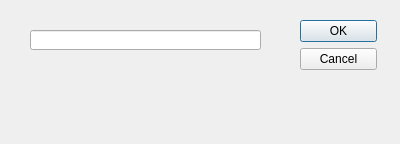
<?xml version="1.0" encoding="UTF-8"?>
<ui version="4.0">
 <class>DeleteFolderDialog</class>
 <widget class="QDialog" name="DeleteFolderDialog">
  <property name="geometry">
   <rect>
    <x>0</x>
    <y>0</y>
    <width>400</width>
    <height>144</height>
   </rect>
  </property>
  <property name="windowTitle">
   <string>Dialog</string>
  </property>
  <widget class="QWidget" name="layoutWidget">
   <property name="geometry">
    <rect>
     <x>300</x>
     <y>20</y>
     <width>77</width>
     <height>106</height>
    </rect>
   </property>
   <layout class="QVBoxLayout">
    <property name="spacing">
     <number>6</number>
    </property>
    <property name="leftMargin">
     <number>0</number>
    </property>
    <property name="topMargin">
     <number>0</number>
    </property>
    <property name="rightMargin">
     <number>0</number>
    </property>
    <property name="bottomMargin">
     <number>0</number>
    </property>
    <item>
     <widget class="QPushButton" name="okButton">
      <property name="text">
       <string>OK</string>
      </property>
     </widget>
    </item>
    <item>
     <widget class="QPushButton" name="cancelButton">
      <property name="text">
       <string>Cancel</string>
      </property>
     </widget>
    </item>
    <item>
     <spacer>
      <property name="orientation">
       <enum>Qt::Vertical</enum>
      </property>
      <property name="sizeHint" stdset="0">
       <size>
        <width>20</width>
        <height>40</height>
       </size>
      </property>
     </spacer>
    </item>
   </layout>
  </widget>
  <widget class="QLineEdit" name="lineEdit">
   <property name="geometry">
    <rect>
     <x>30</x>
     <y>30</y>
     <width>231</width>
     <height>20</height>
    </rect>
   </property>
  </widget>
 </widget>
 <resources/>
 <connections>
  <connection>
   <sender>okButton</sender>
   <signal>clicked()</signal>
   <receiver>Dialog</receiver>
   <slot>accept()</slot>
   <hints>
    <hint type="sourcelabel">
     <x>351</x>
     <y>38</y>
    </hint>
    <hint type="destinationlabel">
     <x>233</x>
     <y>29</y>
    </hint>
   </hints>
  </connection>
  <connection>
   <sender>cancelButton</sender>
   <signal>clicked()</signal>
   <receiver>Dialog</receiver>
   <slot>reject()</slot>
   <hints>
    <hint type="sourcelabel">
     <x>330</x>
     <y>66</y>
    </hint>
    <hint type="destinationlabel">
     <x>197</x>
     <y>125</y>
    </hint>
   </hints>
  </connection>
 </connections>
</ui>
